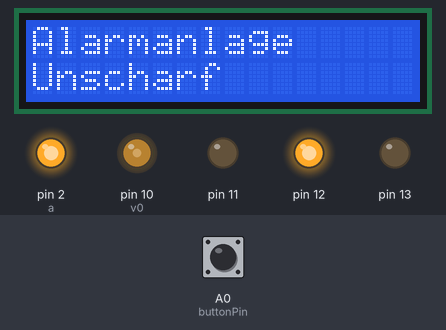
The sketch below on a simulated Arduino Uno, built with avr-gcc and run on an emulated ATmega328P. On the bench: 16×2 character LCD, output pins drawn as LEDs (lit = HIGH). The inputs (shaded band) are chosen by the test bench; at power-on: A0 (buttonPin) HIGH. What the sketch prints to the serial monitor is not drawn.

Above: at 1.3 s.
1.4 s: A0 (buttonPin) pulled LOW for 0.15 s
3.1 s: A0 (buttonPin) pulled LOW for 1 s
At 3.51 s:
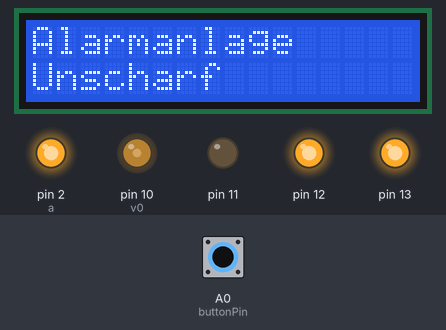
At 4.7 s:
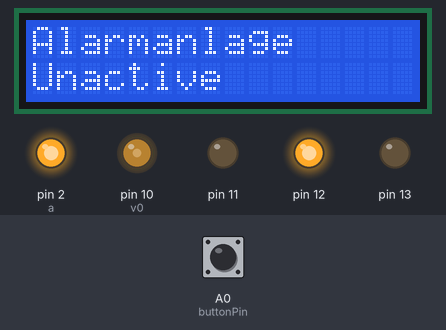
5.6 s: A0 (buttonPin) pulsed LOW 5 times (0.12 s each, 0.3 s apart)
At 6.61 s:
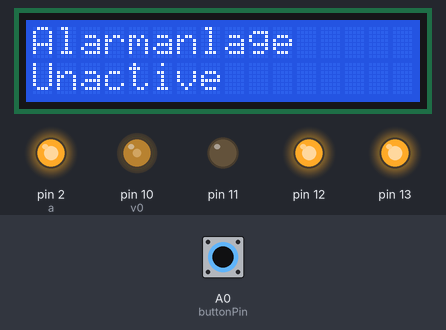
Timing chart, 0 to 8.6 s (numbered marks = the images above; inputs shaded):
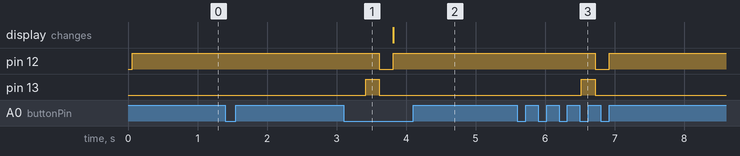

Measured:
- after the input at 1.4 s, every drawn part: stays the same
- after the input at 3.1 s, pin 12: HIGH → LOW after 0.52 s, → HIGH 0.20 s later; pin 13: LOW → HIGH after 0.32 s, → LOW 0.20 s later
- after the input at 5.6 s, pin 12: HIGH → LOW after 1.1 s, → HIGH 0.20 s later; pin 13: LOW → HIGH after 0.92 s, → LOW 0.20 s later

The sketch:

alarm.ino
```cpp
#include <LiquidCrystal.h>

const int rs = 9, en = 7, d4 = 6, d5 = 5, d6 = 4, d7 = 3, v0 = 10, a = 2, rw = 8;
const int buttonPin = A0;
const int touchPin = A1;
bool alarmEnabled = false;
bool alarmTriggered = false;

LiquidCrystal lcd(rs, rw, en, d4, d5, d6, d7);

void setup()
{
  Serial.begin(9600);
  pinMode(touchPin, INPUT);
  lcd.begin(16, 2);
  pinMode(v0, OUTPUT);
  analogWrite(v0, 100);
  pinMode(a, OUTPUT);
  analogWrite(a, 128);
  pinMode(buttonPin, INPUT_PULLUP);
  pinMode(11, OUTPUT);
  pinMode(10, OUTPUT);
  pinMode(9, OUTPUT);
  setColor(0, 255, 0);
  lcd.setCursor(0, 0);
  lcd.print("Alarmanlage");
  displayMsg("Unscharf");
}

void loop()
{
  waitForButtonDoublePress();
}

void displayMsg(const char *msg)
{
  lcd.setCursor(0, 1);
  lcd.print(msg);
  Serial.println(msg);
  delay(50);
}

void setColor(int red, int green, int blue)
{
  analogWrite(13, red);
  analogWrite(12, green);
  analogWrite(11, blue);
}

void blink(const char *color)
{
  int redValue = 255;
  int blueValue = 255;
  int delayTime = 200;
  unsigned long startTime = millis();
  int buttonCount = 0;
  unsigned long lastButtonPressTime = 0;
  unsigned long debounceDelay = 50;

  while (millis() - startTime < 30000)
  {
    int buttonState = digitalRead(buttonPin);
    if (buttonState == LOW && (millis() - lastButtonPressTime) > debounceDelay)
    {
      lastButtonPressTime = millis();
      buttonCount++;
      if (buttonCount == 2)
      {
        Serial.println("Double Click!");
        setAlarmOff();
        break;
      }
    }
    if (color == "orange")
    {
      alarmEnabled = true;
      setColor(255, 128, 0);
    }
    else if (color == "red")
    {
      setColor(redValue, 0, 0);
    }
    else if (color == "alert")
    {
      setColor(redValue, 0, blueValue);
      delay(delayTime);
      setColor(0, 0, 0);
      delay(delayTime);
      setColor(0, 0, blueValue);
      delay(delayTime);
      setColor(redValue, 0, 0);
    }
    delay(delayTime);
    setColor(0, 0, 0);
    delay(delayTime);
    if (millis() - startTime >= 20000 && color != "alert")
    {
      delayTime = 100;
    }
  }
  if (alarmEnabled)
  {
    setAlarmOn();
  }
}

void waitForButtonDoublePress()
{
  int buttonCount = 0;
  int buttonState = HIGH;
  Serial.print("Wait for button up: ");
  while (digitalRead(buttonPin) != HIGH)
  {
    Serial.print(".");
    delay(50);
  }
  Serial.print("\nStart wait for Click: ");
  while (buttonCount < 2)
  {
    buttonState = digitalRead(buttonPin);
    if (buttonState == HIGH)
    {
      Serial.print("~");
      while (digitalRead(buttonPin) != LOW)
      {
        if (alarmEnabled)
        {
          metalConnection();
        }
        delay(50);
      }
      buttonCount++;
      delay(250);
      Serial.print("+");
    }
    delay(50);
  }
  Serial.print("\n");

  if (buttonCount == 2)
  {
    Serial.print("Double Click!\n");
    if (!alarmEnabled)
    {
      blink("orange");
    }
    else
    {
      setAlarmOff();
    }
  }
  buttonCount = 0;
}

void setAlarmOn()
{
  setColor(255, 0, 0);
  displayMsg("Active");
  Serial.print("setAlarmOn\n");
  alarmEnabled = true;
}

void setAlarmOff()
{
  setColor(0, 255, 0);
  displayMsg("Unactive");
  Serial.print("setAlarmOff\n");
  alarmEnabled = false;
  alarmTriggered = false;
}

void metalConnection()
{

  int sensorValue = analogRead(touchPin);
  if (alarmEnabled)
  {
    Serial.print("\nStart wait for action: ");
    if (sensorValue < 1023)
    {
    }
    else
    {
      displayMsg("ALARM");
      if (alarmTriggered)
      {
        Serial.println("TRIGEERD THE ALERT");
        Serial.println(sensorValue);
        blink("alert");
      }
      else
      {
        Serial.println("Countdown for shutdown");
        Serial.println(sensorValue);
        alarmTriggered = true;
        blink("red");
      }
      unsigned long startTime = millis();
      while (millis() - startTime < 30000)
      {
        waitForButtonDoublePress();
      }
    }
  }
}
```
